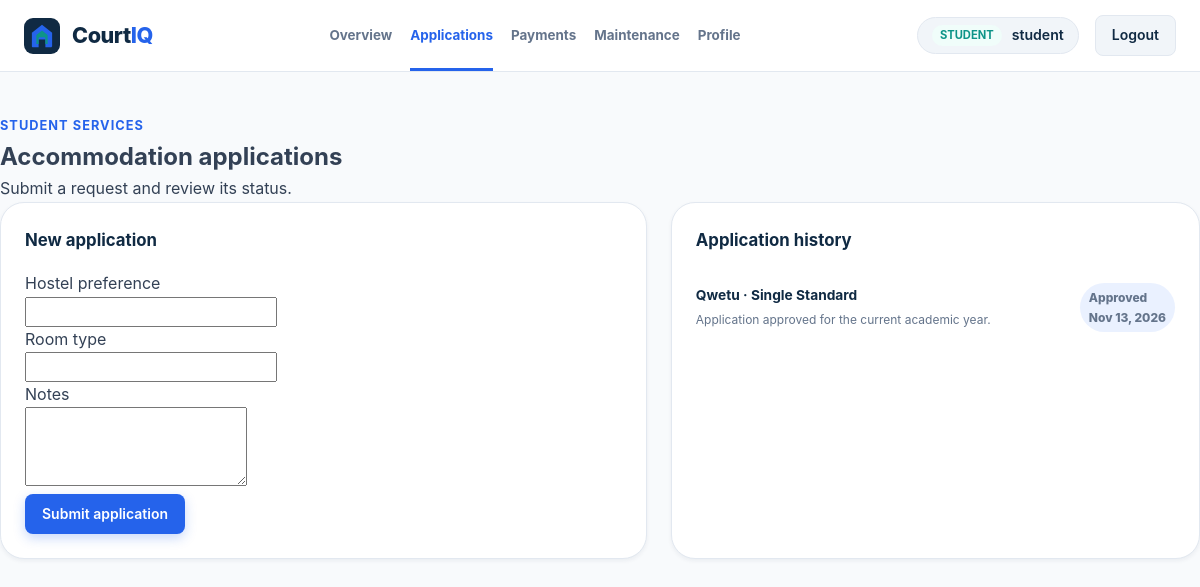
The app's page /student/applications.php (signed in) with its own data.
### tables this page shows
CREATE TABLE IF NOT EXISTS `users` (
    `id` INT AUTO_INCREMENT PRIMARY KEY,
    `username` VARCHAR(80) NOT NULL UNIQUE,
    `email` VARCHAR(150) NOT NULL UNIQUE,
    `password_hash` VARCHAR(255) NOT NULL,
    `role` ENUM('student', 'warden', 'administrator') NOT NULL,
    `status` ENUM('active', 'inactive', 'suspended') NOT NULL DEFAULT 'active',
    `approval_status` ENUM('pending', 'approved', 'rejected') NOT NULL DEFAULT 'approved',
    `approval_decided_by` INT DEFAULT NULL,
    `approval_decided_at` DATETIME DEFAULT NULL,
    `created_at` TIMESTAMP DEFAULT CURRENT_TIMESTAMP,
    `updated_at` TIMESTAMP DEFAULT CURRENT_TIMESTAMP ON UPDATE CURRENT_TIMESTAMP,
    INDEX `idx_users_role` (`role`),
    INDEX `idx_users_status` (`status`),
    INDEX `idx_users_approval_status` (`approval_status`, `role`),
    FOREIGN KEY (`approval_decided_by`) REFERENCES `users`(`id`) ON DELETE SET NULL
);

CREATE TABLE IF NOT EXISTS `accommodation_applications` (
    `id` INT AUTO_INCREMENT PRIMARY KEY,
    `user_id` INT NOT NULL,
    `hostel_preference` VARCHAR(150) NOT NULL,
    `room_type` VARCHAR(60) NOT NULL,
    `application_status` ENUM('submitted', 'pending', 'approved', 'rejected') NOT NULL DEFAULT 'submitted',
    `notes` TEXT DEFAULT NULL,
    `created_at` TIMESTAMP DEFAULT CURRENT_TIMESTAMP,
    `updated_at` TIMESTAMP DEFAULT CURRENT_TIMESTAMP ON UPDATE CURRENT_TIMESTAMP,
    FOREIGN KEY (`user_id`) REFERENCES `users`(`id`) ON DELETE CASCADE
);

### includes/auth.php (called while the page is built, shortened)
<?php
require_once __DIR__ . '/functions.php';
function isLoggedIn(): bool
{
    return isset($_SESSION['courtiq_user']) && !empty($_SESSION['courtiq_user']['id']);
}
function currentUser(): ?array
{
    return isLoggedIn() ? $_SESSION['courtiq_user'] : null;
}
function projectUrl(string $path = ''): string
{
    $scriptName = $_SERVER['SCRIPT_NAME'] ?? '/index.php';
    $directory = str_replace('\\', '/', dirname($scriptName));
    $subdirs = ['student', 'warden', 'admin', 'includes', 'config', 'database'];
    $currentBase = basename($directory);
    if (in_array($currentBase, $subdirs, true)) {
        $directory = dirname($directory);
    }
    $root = rtrim(str_replace('\\', '/', $directory), '/');
    $cleanPath = ltrim($path, '/');
    return $root === '' ? '/' . $cleanPath : $root . '/' . $cleanPath;
}
function requireRole(array $allowedRoles): void
{
    require_once __DIR__ . '/db.php';
    $userId = (int)currentUser()['id'];
    $stmt = db()->prepare('SELECT u.username, u.email, u.role, u.status, u.approval_status, sp.full_name, sp.student_number
        FROM users u LEFT JOIN student_profiles sp ON sp.user_id = u.id WHERE u.id = ?');
    $stmt->bind_param('i', $userId);
    if (!$stmt->execute()) {
        error_log('CourtIQ could not execute the current account authorization check: ' . $stmt->error);
        $stmt->close();
        http_response_code(503);
        exit('Account authorization is temporarily unavailable.');
    }
    $user = $stmt->get_result()->fetch_assoc();
}

### includes/db.php (called while the page is built, shortened)
<?php
$dbConfigFile = __DIR__ . '/../config/database.php';
$dbConfig = require $dbConfigFile;
try {
    $db = @new mysqli(
        $dbConfig['host'],
        $dbConfig['username'],
        $dbConfig['password'],
        $dbConfig['database'],
        (int)$dbConfig['port']
    );
    if (!empty($dbConfig['charset'])) {
        $db->set_charset($dbConfig['charset']);
    }
} catch (Throwable $t) {
    error_log('CourtIQ Database Exception: ' . $t->getMessage());
    http_response_code(503);
    die('The CourtIQ database service is temporarily unavailable.');
}
function db(): mysqli
{
    global $db;
    return $db;
}

### includes/functions.php (called while the page is built, shortened)
<?php
function e(?string $value): string
{
    return htmlspecialchars((string)$value, ENT_QUOTES, 'UTF-8');
}

### student/applications.php (the view, shortened to what this page needs)
<?php
require_once __DIR__ . '/../includes/auth.php';
require_once __DIR__ . '/../includes/db.php';
requireRole(['student']);
$userId = (int)currentUser()['id'];
$stmt = db()->prepare('SELECT hostel_preference, room_type, application_status, notes, created_at FROM accommodation_applications WHERE user_id = ? ORDER BY created_at DESC');
$stmt->bind_param('i', $userId);
$stmt->execute();
$applications = $stmt->get_result()->fetch_all(MYSQLI_ASSOC);
?>
<!doctype html><html lang="en"><head><link rel="stylesheet" href="<?= projectUrl('assets/css/style.css') ?>"></head>
<body class="dashboard-layout"><?php require __DIR__ . '/partials/nav.php'; ?><main class="dashboard-content-main container">
    <section class="role-page-heading"><span class="dash-welcome-eyebrow">STUDENT SERVICES</span><h1>Accommodation applications</h1><p>Submit a request and review its status.</p></section>
    <section class="dashboard-visual-grid">
        <div class="visual-card"><h2>New application</h2><form method="post" action="actions.php"><?= csrfField() ?><input type="hidden" name="action" value="application"><p><label>Hostel preference<br><input name="hostel_preference" required maxlength="150"></label></p><p><label>Room type<br><input name="room_type" required maxlength="60"></label></p><p><label>Notes<br><textarea name="notes" rows="3"></textarea></label></p><button class="btn btn-primary btn-sm">Submit application</button></form></div>
        <section class="visual-card"><h2>Application history</h2><?php if ($applications): ?><div class="activity-list"><?php foreach ($applications as $application): ?><div class="activity-item"><div><strong><?= e($application['hostel_preference']) ?> · <?= e($application['room_type']) ?></strong><span><?= e($application['notes'] ?: 'No additional notes') ?></span></div><span class="status-pill status-<?= e($application['application_status']) ?>"><?= e(ucfirst($application['application_status'])) ?><br><?= date('M j, Y', strtotime($application['created_at'])) ?></span></div><?php endforeach; ?></div><?php else: ?><p class="dash-card-desc">You have not submitted an application yet.</p><?php endif; ?></section>
    </section>
</main></body></html>

### student/partials/nav.php (shortened to what this page needs)
<?php
$studentPage = basename($_SERVER['SCRIPT_NAME'] ?? 'index.php');
?>
<header class="dashboard-nav-bar role-topbar">
    <div class="container dashboard-nav-inner">
        <a href="<?= projectUrl('index.php') ?>" class="brand" aria-label="CourtIQ home"><span class="brand-icon-box"></span><span class="brand-text">Court<span>IQ</span></span></a>
        <nav class="role-nav-links" aria-label="Student navigation">
            <a class="<?= $studentPage === 'index.php' ? 'is-active' : '' ?>" href="index.php">Overview</a>
            <a class="<?= $studentPage === 'applications.php' ? 'is-active' : '' ?>" href="applications.php">Applications</a>
            <a class="<?= $studentPage === 'payments.php' ? 'is-active' : '' ?>" href="payments.php">Payments</a>
            <a class="<?= $studentPage === 'maintenance.php' ? 'is-active' : '' ?>" href="maintenance.php">Maintenance</a>
            <a class="<?= $studentPage === 'profile.php' ? 'is-active' : '' ?>" href="profile.php">Profile</a>
        </nav>
        <div class="user-badge-wrap"><div class="user-profile-pill"><span class="role-tag-badge badge-student">Student</span><span><?= e(currentUser()['full_name'] ?: currentUser()['username']) ?></span></div><a href="<?= projectUrl('logout.php') ?>" class="btn btn-secondary btn-sm">Logout</a></div>
    </div>
</header>

### records on screen
users: username "student"
accommodation_applications: hostel_preference "Qwetu", room_type "Single Standard", notes "Application approved for the current academic year.", application_status "Approved", created_at "Nov 13, 2026"
